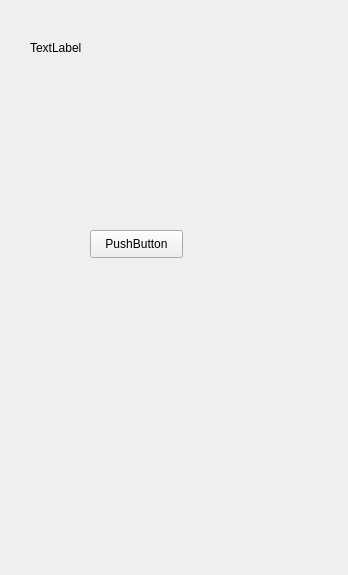
<?xml version="1.0" encoding="UTF-8"?>
<ui version="4.0">
 <class>Form</class>
 <widget class="QWidget" name="Form">
  <property name="geometry">
   <rect>
    <x>0</x>
    <y>0</y>
    <width>348</width>
    <height>575</height>
   </rect>
  </property>
  <property name="windowTitle">
   <string>Form</string>
  </property>
  <widget class="QLabel" name="label">
   <property name="geometry">
    <rect>
     <x>30</x>
     <y>40</y>
     <width>64</width>
     <height>15</height>
    </rect>
   </property>
   <property name="text">
    <string>TextLabel</string>
   </property>
  </widget>
  <widget class="QPushButton" name="pushButton">
   <property name="geometry">
    <rect>
     <x>90</x>
     <y>230</y>
     <width>93</width>
     <height>28</height>
    </rect>
   </property>
   <property name="text">
    <string>PushButton</string>
   </property>
  </widget>
 </widget>
 <resources/>
 <connections>
  <connection>
   <sender>pushButton</sender>
   <signal>clicked()</signal>
   <receiver>Form</receiver>
   <slot>asdfasdf()</slot>
   <hints>
    <hint type="sourcelabel">
     <x>127</x>
     <y>251</y>
    </hint>
    <hint type="destinationlabel">
     <x>145</x>
     <y>445</y>
    </hint>
   </hints>
  </connection>
 </connections>
 <slots>
  <slot>asdfasdf()</slot>
 </slots>
</ui>
